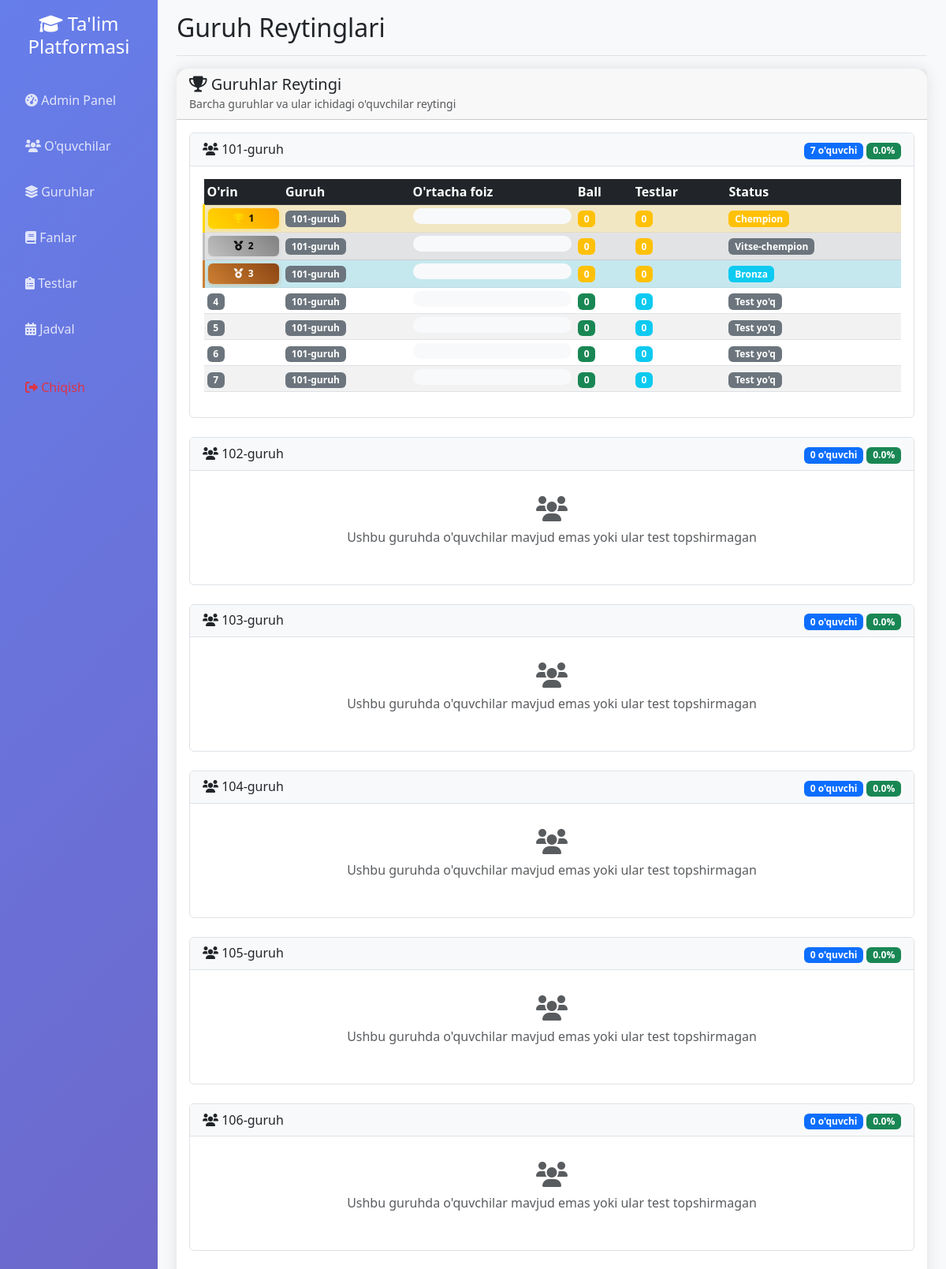
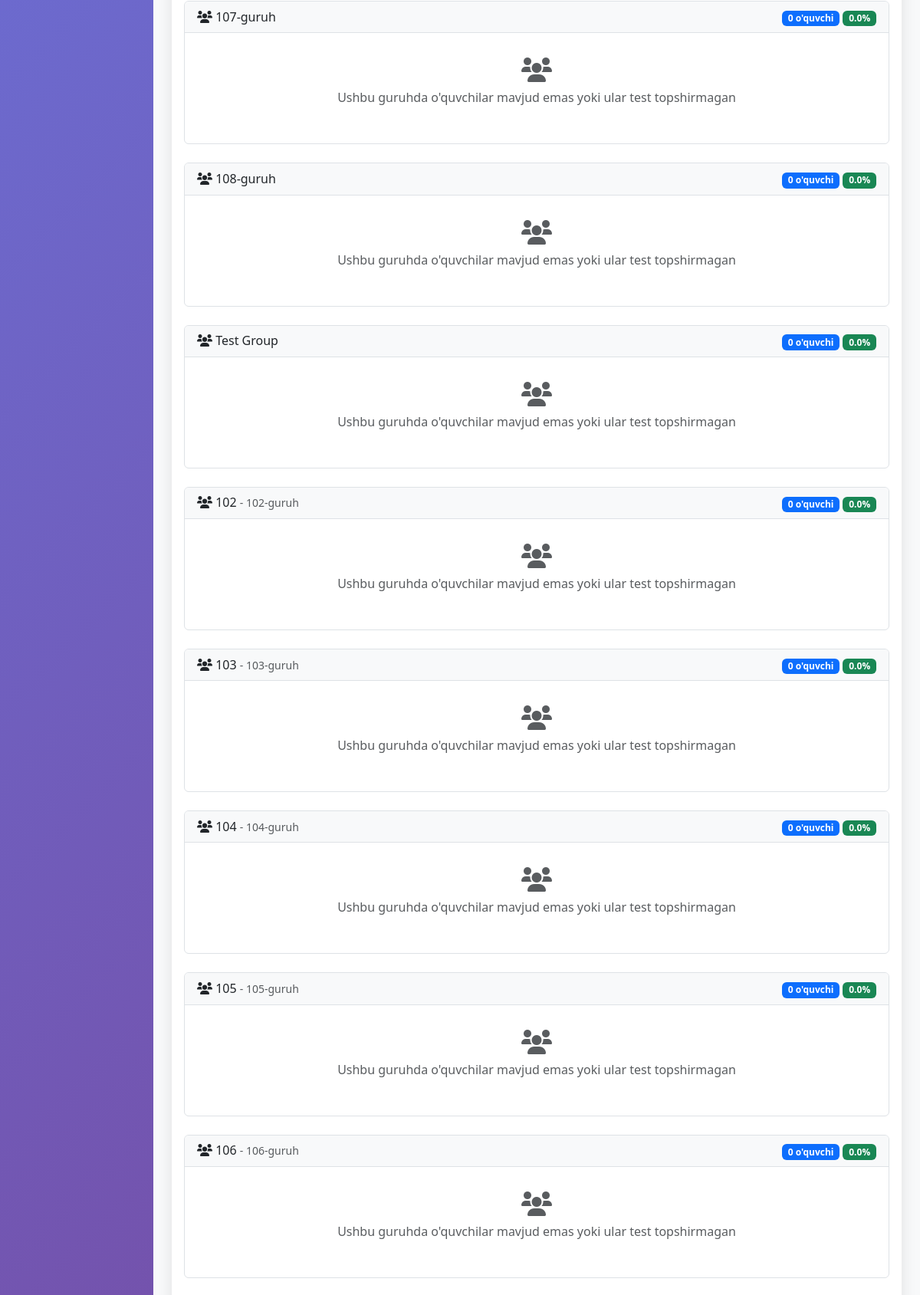
The page /group_rating (signed in, upper part) on the database its author committed (2 pictures, top to bottom).
### app.py (models this page shows)
class Group(db.Model):
    __tablename__ = 'group'
    id = db.Column(db.Integer, primary_key=True)
    name = db.Column(db.String(50), unique=True, nullable=False, index=True)
    description = db.Column(db.Text)
    total_score = db.Column(db.Integer, default=0)
    leader = db.relationship('User', backref=db.backref('led_group', uselist=False), foreign_keys=[User.group_id])
    schedules = db.relationship('Schedule', backref='group', lazy=True, cascade='all, delete-orphan')

### app.py (the view)
@app.route('/group_rating')
def group_rating():
    if not session.get('logged_in', False):
        return redirect(url_for('login'))
    user = User.query.get(session['user_id'])
    groups = Group.query.all()
    group_data = []
    for group in groups:
        group_leader = User.query.filter_by(group_id=group.id, is_group_leader=True).first()
        regular_students = User.query.filter_by(group_id=group.id, is_admin=False, is_group_leader=False).all()
        total_students = len(regular_students)
        student_rankings = []
        for student in regular_students:
            results = TestResult.query.filter_by(user_id=student.id).all()
            avg_percentage = 0
            if results:
                avg_percentage = sum(r.percentage for r in results) / len(results)
            total_points = sum(r.points_earned for r in results)
            student_rankings.append({
                'student': student,
                'avg_percentage': avg_percentage,
                'total_points': total_points,
                'total_tests': len(results)
            })
        student_rankings.sort(key=lambda x: x['avg_percentage'], reverse=True)
        for i, ranking in enumerate(student_rankings, 1):
            ranking['rank'] = i
        student_ids = [s.id for s in regular_students]
        test_results = TestResult.query.filter(TestResult.user_id.in_(student_ids)).all()
        avg_percentage = 0
        if test_results:
            avg_percentage = sum(r.percentage for r in test_results) / len(test_results)
        group_data.append({
            'group': group,
            'group_leader': group_leader,
            'total_students': total_students,
            'avg_percentage': avg_percentage,
            'total_tests': len(test_results),
            'student_rankings': student_rankings
        })
    group_data.sort(key=lambda x: x['avg_percentage'], reverse=True)
    return render_template('group_rating.html', group_data=group_data)

### app.py (called while the page is built, shortened)
@app.context_processor
def inject_user():
    class CurrentUser:
        def __init__(self):
            self.is_authenticated = session.get('logged_in', False)
            self.is_admin = session.get('is_admin', False)
            self.is_group_leader = session.get('is_group_leader', False)
            self.username = session.get('username', '')
            self.id = session.get('user_id', None)
    return dict(current_user=CurrentUser(), datetime=datetime)

### templates/group_rating.html (shortened to what this page needs)
{% extends "base.html" %}
{% block page_title %}Guruh Reytinglari{% endblock %}
{% block content %}
<div class="row">
    <div class="col-12">
        <div class="card">
            <div class="card-header">
                <h5 class="mb-0">
                    <i class="fas fa-trophy"></i> Guruhlar Reytingi
                </h5>
                <small class="text-muted">Barcha guruhlar va ular ichidagi o'quvchilar reytingi</small>
            </div>
            <div class="card-body">
                {% if group_data %}
                    {% for group_info in group_data %}
                    <div class="group-rating-card mb-4">
                        <div class="card-header d-flex justify-content-between align-items-center">
                            <div>
                                <h6 class="mb-0">
                                    <i class="fas fa-users"></i> {{ group_info.group.name }}
                                    {% if group_info.group.description %}
                                    <small class="text-muted">- {{ group_info.group.description }}</small>
                                    {% endif %}
                                </h6>
                            </div>
                            <div>
                                <span class="badge bg-primary">{{ group_info.total_students }} o'quvchi</span>
                                <span class="badge bg-success">{{ "%.1f"|format(group_info.avg_percentage) }}%</span>
                            </div>
                        </div>
                        <div class="card-body">
                            {% if group_info.student_rankings %}
                                <div class="table-responsive">
                                    <table class="table table-sm table-striped">
                                        <thead class="table-dark">
                                            <tr>
                                                <th>O'rin</th>
                                                <th>Guruh</th>
                                                <th>O'rtacha foiz</th>
                                                <th>Ball</th>
                                                <th>Testlar</th>
                                                <th>Status</th>
                                            </tr>
                                        </thead>
                                        <tbody>
                                            {% for student in group_info.student_rankings %}
                                            <tr class="{% if student.rank == 1 %}table-warning{% elif student.rank == 2 %}table-secondary{% elif student.rank == 3 %}table-info{% endif %}">
                                                <td>
                                                    {% if student.rank == 1 %}
                                                        <div class="rank-badge gold">
                                                            <i class="fas fa-trophy"></i> {{ student.rank }}
                                                        </div>
                                                    {% elif student.rank == 2 %}
                                                        <div class="rank-badge silver">
                                                            <i class="fas fa-medal"></i> {{ student.rank }}
                                                        </div>
                                                    {% elif student.rank == 3 %}
                                                        <div class="rank-badge bronze">
                                                            <i class="fas fa-medal"></i> {{ student.rank }}
                                                        </div>
                                                    {% else %}
                                                        <span class="badge bg-secondary">{{ student.rank }}</span>
                                                    {% endif %}
                                                </td>
                                                <td>
                                                    <span class="badge bg-secondary">{{ student.student.group.name if student.student.group else 'Guruh yo\'q' }}</span>
                                                </td>
                                                <td>
                                                    <div class="progress" style="height: 20px; min-width: 100px;">
                                                    </div>
                                                </td>
                                                <td>
                                                    <span class="badge bg-{{ 'warning' if student.rank <= 3 else 'success' }}">{{ student.total_points }}</span>
                                                </td>
                                                <td>
                                                    <span class="badge bg-{{ 'warning' if student.rank <= 3 else 'info' }}">{{ student.total_tests }}</span>
                                                </td>
                                                <td>
                                                    {% if student.rank == 1 %}
                                                        <span class="badge bg-warning">Chempion</span>
                                                    {% elif student.rank == 2 %}
                                                        <span class="badge bg-secondary">Vitse-chempion</span>
                                                    {% elif student.rank == 3 %}
                                                        <span class="badge bg-info">Bronza</span>
                                                    {% elif student.avg_percentage >= 90 %}
                                                        <span class="badge bg-success">A'lo</span>
                                                    {% elif student.avg_percentage >= 75 %}
                                                        <span class="badge bg-primary">Yaxshi</span>
                                                    {% elif student.avg_percentage >= 60 %}
                                                        <span class="badge bg-warning">Qoniqarli</span>
                                                    {% elif student.avg_percentage > 0 %}
                                                        <span class="badge bg-danger">Qoniqarsiz</span>
                                                    {% else %}
                                                        <span class="badge bg-secondary">Test yo'q</span>
                                                    {% endif %}
                                                </td>
                                            </tr>
                                            {% endfor %}
                                        </tbody>
                                    </table>
                                </div>
                            {% else %}
                                <div class="text-center text-muted py-3">
                                    <i class="fas fa-users fa-2x mb-2"></i>
                                    <p>Ushbu guruhda o'quvchilar mavjud emas yoki ular test topshirmagan</p>
                                </div>
                            {% endif %}
                        </div>
                    </div>
                    {% endfor %}
                {% endif %}
            </div>
        </div>
    </div>
</div>
{% endblock %}

### static/css/enhanced_ui.css (style rules this page uses)
.card-enhanced { border: none; box-shadow: 0 10px 30px rgba(0, 0, 0, 0.1); transition: all 0.3s ease; }
.progress-enhanced { height: 25px; border-radius: 15px; overflow: hidden; background: #f8f9fa; }

### templates/base.html (style rules this page uses)
.card { border: none; border-radius: 15px; box-shadow: 0 0 20px rgba(0,0,0,0.1); transition: transform 0.3s; }

### templates/group_rating.html (style rules this page uses)
.group-rating-card { border: 1px solid #dee2e6; border-radius: 0.375rem; }
.group-rating-card .card-header { background-color: #f8f9fa; border-bottom: 1px solid #dee2e6; }
.progress { min-width: 100px; }
.badge { font-size: 0.75em; }
.rank-badge { padding: 0.25rem 0.5rem; border-radius: 0.375rem; font-weight: bold; font-size: 0.75em; text-align: center; min-width: 40px; }
.rank-badge.gold { background: linear-gradient(45deg, #FFD700, #FFA500); color: #000; box-shadow: 0 2px 6px rgba(255, 215, 0, 0.4); }
.rank-badge.silver { background: linear-gradient(45deg, #C0C0C0, #808080); color: #000; box-shadow: 0 2px 6px rgba(192, 192, 192, 0.4); }
.rank-badge.bronze { background: linear-gradient(45deg, #CD7F32, #8B4513); color: #fff; box-shadow: 0 2px 6px rgba(205, 127, 50, 0.4); }
.table-warning { background-color: rgba(255, 193, 7, 0.15) !important; border-left: 3px solid #FFD700; }
.table-secondary { background-color: rgba(108, 117, 125, 0.15) !important; border-left: 3px solid #C0C0C0; }
.table-info { background-color: rgba(23, 162, 184, 0.15) !important; border-left: 3px solid #CD7F32; }
.table-warning td, .table-secondary td, .table-info td { font-weight: 500; }
.rank-badge i { margin-right: 0.2rem; }
.rank-badge.gold i { color: #FFD700; animation: shine 2s infinite; }

### rows shown on the page
Group: group.name "101-guruh", student.group "101-guruh" "101-guruh" "101-guruh" "101-guruh" "101-guruh" "101-guruh" "101-guruh"
Group: group.name "102-guruh"
Group: group.name "103-guruh"
Group: group.name "104-guruh"
Group: group.name "105-guruh"
Group: group.name "106-guruh"
Group: group.name "107-guruh"
Group: group.name "108-guruh"
Group: group.name "Test Group"
Group: group.name "102", group.description "102-guruh"
Group: group.name "103", group.description "103-guruh"
Group: group.name "104", group.description "104-guruh"
Group: group.name "105", group.description "105-guruh"
Group: group.name "106", group.description "106-guruh"

### other values the page prints
{{ group_info.total_students }} "7" "0" "0" "0" "0" "0" "0" "0" "0" "0" "0" "0" "0" "0"
{{ "%.1f"|format(group_info.avg_percentage) }} "0.0" "0.0" "0.0" "0.0" "0.0" "0.0" "0.0" "0.0" "0.0" "0.0" "0.0" "0.0" "0.0" "0.0"
{{ student.rank }} "1"
{{ student.total_points }} "0" "0" "0" "0" "0" "0" "0"
{{ student.total_tests }} "0" "0" "0" "0" "0" "0" "0"
{{ student.rank }} "2"
{{ student.rank }} "3"
{{ student.rank }} "4" "5" "6" "7"
